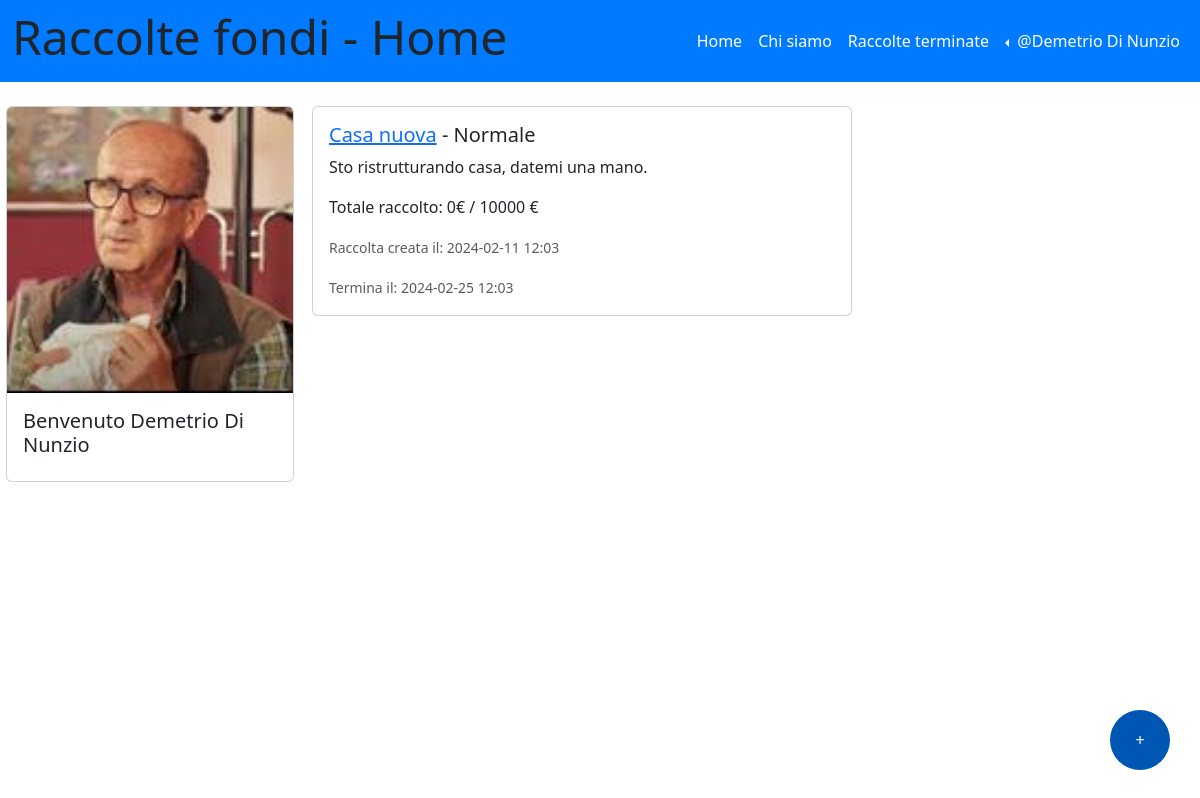
Page / (signed in) on the earlier database version.
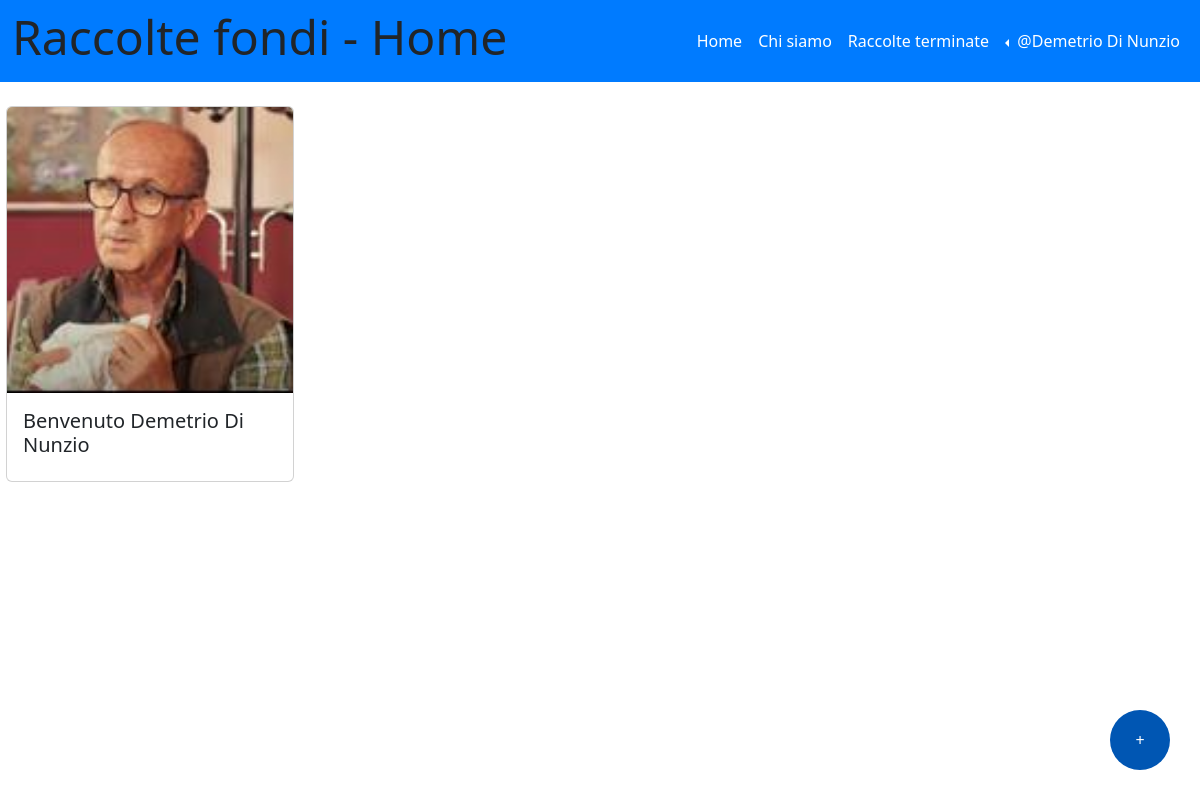
Same page on the later database version.
### tables this page shows
CREATE TABLE "utenti" (
	"id_utente"	INTEGER NOT NULL UNIQUE,
	"email"	TEXT NOT NULL UNIQUE,
	"password"	TEXT NOT NULL UNIQUE,
	"nome"	TEXT NOT NULL,
	"cognome"	TEXT NOT NULL,
	"immagine_utente"	TEXT,
	"portafoglio"	NUMERIC,
	PRIMARY KEY("id_utente" AUTOINCREMENT)
);

CREATE TABLE "raccolte" (
	"id_raccolta"	INTEGER NOT NULL UNIQUE ,
	"nome_raccolta"	TEXT NOT NULL,
	"descrizione"	TEXT,
	"immagine"	TEXT,
	"data_creazione"	TEXT,
	"data_termine"	TEXT,
	"cifra_attuale"	NUMERIC,
	"cifra_da_raggiungere"	NUMERIC,
	"tipo_raccolta"	TEXT,
	"organizzatore_raccolta"	INTEGER,
	"importo_minimo"	NUMERIC,
	"status"	TEXT DEFAULT 'attiva',
	"aggiornata"	TEXT DEFAULT 'no',
	PRIMARY KEY("id_raccolta" AUTOINCREMENT),
	FOREIGN KEY("organizzatore_raccolta") REFERENCES "utenti"("id_utente")
);

### app.py (the view)
@app.route('/')
def home():
    now = datetime.now()  # Get the current date and time
    current_date = now.date()  # Get the current date
    current_hour = now.hour  # Get the current hour
    current_minute = now.minute  # Get the current minute
    data_oggi = now.strftime("%Y-%m-%d %H:%M")
    raccolte_db = raccolte_dao.get_raccolte()
    return render_template('home.html', raccolte=raccolte_db, oggi=data_oggi)

### app.py (called while the page is built)
@app.before_request
def update_before_request():
    app.logger.info('Inizio update_status_e_portafoglio')
    try:
        raccolte_dao.update_status_e_portafoglio()
        app.logger.info('Fine update_status_e_portafoglio')
    except Exception as e:
        print('Error during update:', str(e))

@login_manager.user_loader
def load_user(user_id):
    db_user = utenti_dao.get_user_by_id(user_id)
    if db_user is not None:
        user = User(id_utente=db_user['id_utente'], nome=db_user['nome'], cognome=db_user['cognome'], email=db_user['email'], password=db_user['password'], immagine_utente=db_user['immagine_utente'], portafoglio=db_user['portafoglio'])
    else:
        user = None
    return user

### utenti_dao.py (called while the page is built)
def get_user_by_id(id):
    conn = sqlite3.connect('db/raccolte_fondi.db')
    conn.row_factory = sqlite3.Row
    cursor = conn.cursor()
    sql = 'SELECT * FROM utenti WHERE id_utente = ?'
    cursor.execute(sql, (id,))
    user = cursor.fetchone()
    cursor.close()
    conn.close()
    return user

### templates/home.html (shortened to what this page needs)
{% extends "base.html" %}
{% block home_active %}active{% endblock %}
{% block page_name%}Home{%endblock%}
{% block content %}
<aside id="myaside" class="col-lg-3 col-md-12">
    {% if not current_user.is_authenticated %}
    <section>
      <h3>Login</h3>
      <div class="bg-light p-4 border rounded mb-3">
        <form action="/login" method="POST">
          <div class="mb-3">
            <label for="nicknameInput" class="form-label">email</label>
            <input type="text" class="form-control" id="emailInput" aria-describedby="nicknameHelp" name="email">
            <div id="emailHelp" class="form-text">Non condivideremo mai la tua email con nessun altro.</div>
          </div>
          <div class="mb-3">
            <label for="passwordInput" class="form-label">Password</label>
            <input type="password" class="form-control" id="passwordInput" name="password">
          </div>
          <small>Non hai ancora un account? <a href="/iscriviti">Registrati</a></small>
          <button type="submit" class="btn btn-primary mt-3">Accedi</button>
        </form>
      </div>
    </section>
    {% else %}
    <div class="container d-flex justify-content-center align-items-center">
      <div class="row">
          <div class="col-3">
      <div class="card" style="width: 18rem;">
        {% if current_user.immagine_utente%}
          <img src="{{ url_for('static', filename= current_user.immagine_utente) }}" class="card-img-top" alt="immagine dell'utente">
        {% else%}
        <img src="{{ url_for('static', filename= 'user.jpg') }}" class="card-img-top" alt="immagine dell'utente">
        {% endif %}
          <div class="card-body">
          <h5 class="card-title">Benvenuto {{current_user.nome}} {{current_user.cognome}}</h5>
          </div>
      </div>
      </div>
      </div>
  </div>
    {% endif %}
  </aside>
  <main class="col-lg-9 col-md-12">
    {% for raccolta in raccolte %}
    {% if raccolta.status == 'attiva' %}
    <div class="card mb-3" style="max-width: 540px;">
      <div class="row g-0">
        <div class="col-12">
          <div class="card-body">
            <h5 class="card-title">
                 <a href="{{url_for('singola_raccolta', id=raccolta.id_raccolta)}}">{{raccolta.nome_raccolta | e}}</a>
              - {% if raccolta.tipo_raccolta == 'lampo' %} Lampo
              {%else%} Normale
              {%endif%}
            </h5>
            <p class="card-text">{{raccolta.descrizione}}</p>
            <p class="card-text">Totale raccolto: {{raccolta.cifra_attuale}}€ / {{raccolta.cifra_da_raggiungere}} €</p>
            {% if raccolta.tipo_raccolta == 'lampo' %}
            <p class="card-text"><small class="text-body-secondary">Raccolta creata alle ore: {{raccolta.data_creazione.split(' ')[1]}}</small></p>
            <p class="card-text"><small class="text-body-secondary">Termina alle ore: {{raccolta.data_termine.split(' ')[1]}}</small></p>
            {% else %}
            <p class="card-text"><small class="text-body-secondary">Raccolta creata il: {{raccolta.data_creazione}}</small></p>
            <p class="card-text"><small class="text-body-secondary">Termina il: {{raccolta.data_termine}}</small></p>
            {% endif %}
          </div>
        </div>
      </div>
    </div>
    {% endif %}
    {% endfor %}
  </main>
  {% if current_user.is_authenticated %}
<button type="button" class="mybutton" data-bs-toggle="modal" data-bs-target="#createModal">
  +
</button>
{% endif %}
{% endblock %}

### templates/base.html (shortened to what this page needs)
<!doctype html>
<html lang="en">
<head>
  <link href="https://cdn.jsdelivr.net/npm/bootstrap@5.3.2/dist/css/bootstrap.min.css" rel="stylesheet"
>
  <link rel="stylesheet" href="https://cdn.jsdelivr.net/npm/bootstrap-icons@1.11.2/font/bootstrap-icons.min.css">
  <link rel="stylesheet" href="{{ url_for('static', filename='style.css') }}">
</head>
<body>
  <header id="myheader">
    <nav class="navbar navbar-dark navbar-expand-lg mynavbar">
      <div class="container-fluid">
        <h1 class="display-5">Raccolte fondi - {% block page_name %}{% endblock %}</h1>
        <div class="collapse navbar-collapse" id="navbarSupportedContent">
          <ul class="navbar-nav ms-auto">
            <li class="nav-item">
              <a class="nav-link {%block home_active%}{% endblock %}" aria-current="page" href="/">Home</a>
            </li>
            <li class="nav-item">
              <a class="nav-link {%block about_active%}{% endblock %}" href="{{ url_for('about') }}">Chi siamo</a>
            </li>
            <li class="nav-item">
                <a class="nav-link {%block raccolte_terminate_active%}{% endblock %}" href="{{ url_for('raccolte_terminate') }}">Raccolte terminate</a>
              </li>
            {% if current_user.is_authenticated %}
            <li class="nav-item dropdown dropstart">
              <a class="nav-link dropdown-toggle" href="#" role="button" data-bs-toggle="dropdown"
                aria-expanded="false">
                @{{current_user.nome}} {{current_user.cognome}}
              </a>
            </li>
            {% else %}
            <li class="nav-item">
              <a class="nav-link {%block signup_active%}{% endblock %}" aria-current="page"
                href="{{ url_for('iscriviti') }}">Registrati</a>
            </li>
            {% endif %}
          </ul>
        </div>
      </div>
    </nav>
  </header>
  <div class="container-fluid mt-4">
    <div class="row">
      {%block content %}{% endblock %}
    </div>
  </div>
</body>
</html>

### static/style.css (style rules this page uses)
.mynavbar { background-color: #007bff; }
.navbar-dark .navbar-nav .nav-link { color: white; }
.mybutton { background-color: #0056b3; border: none; border-radius: 50%; bottom: 30px; color: white; height: 60px; position: fixed; right: 30px; text-align: center; text-decoration: none; vertical-align: middle; width: 60px; }

Differences in the rows shown:
removed raccolte: nome_raccolta "Casa nuova", tipo_raccolta "Normale", descrizione "Sto ristrutturando casa, datemi una mano.", cifra_attuale "0", cifra_da_raggiungere "10000", data_creazione "2024-02-11 12:03", data_termine "2024-02-25 12:03"
